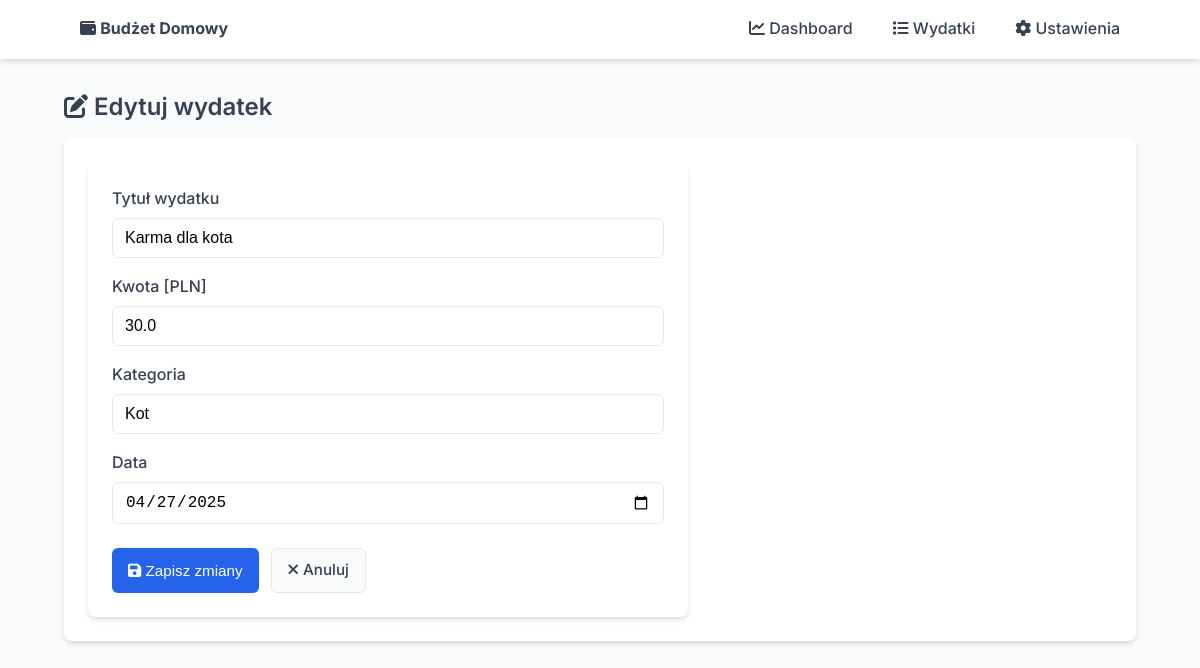
Page /edit/2 on the committed database.
### models.py (models this page shows, shortened)
class Expense(db.Model):
    __tablename__ = 'expenses'
    id = db.Column(db.Integer, primary_key=True)
    title = db.Column(db.String(100), nullable=False)
    amount = db.Column(db.Float, nullable=False)
    category = db.Column(db.String(50), nullable=False)
    date = db.Column(db.DateTime, default=datetime.utcnow, nullable=False)

### app.py (the view, shortened to what this page needs)
@env_app.route('/edit/<int:expense_id>', methods=['GET', 'POST'])
def edit_expense(expense_id):
    expense = Expense.query.get_or_404(expense_id)
    form = ExpenseForm(obj=expense)
    form.date.data = expense.date.date()
    return render_template('edit_expense.html', form=form, expense=expense)

### forms.py
class ExpenseForm(FlaskForm):
    title = StringField(
        'Tytuł wydatku',
        validators=[DataRequired(message='Wprowadź tytuł'), Length(max=100)]
    )
    amount = FloatField(
        'Kwota [PLN]',
        validators=[DataRequired(message='Wprowadź kwotę')]
    )
    category = StringField(
        'Kategoria',
        validators=[DataRequired(message='Wprowadź kategorię'), Length(max=50)]
    )
    date = DateField(
        'Data',
        default=date.today,
        format='%Y-%m-%d',
        validators=[DataRequired(message='Wprowadź datę')]
    )
    submit = SubmitField('Zapisz wydatek')

### app.py (called while the page is built)
@env_app.context_processor
def inject_current_year():
    return {'current_year': datetime.now().year}

### templates/edit_expense.html (shortened to what this page needs)
{% extends 'base.html' %}
{% block content %}
<h2><i class="fas fa-edit"></i> Edytuj wydatek</h2>
<div class="card">
    <form method="POST">
        <div class="form-group">
            <label>{{ form.title.label }}</label>
            {{ form.title(size=32, class="form-control") }}
        </div>
        <div class="form-group">
            <label>{{ form.amount.label }}</label>
            {{ form.amount(class="form-control") }}
        </div>
        <div class="form-group">
            <label>{{ form.category.label }}</label>
            {{ form.category(class="form-control") }}
        </div>
        <div class="form-group">
            <label>{{ form.date.label }}</label>
            {{ form.date(class="form-control", type="date") }}
        </div>
        <div class="buttons-row">
            <button type="submit" class="btn btn-primary">
                <i class="fas fa-save"></i> Zapisz zmiany
            </button>
            <a href="{{ url_for('view_expenses') }}" class="btn btn-secondary">
                <i class="fas fa-times"></i> Anuluj
            </a>
        </div>
    </form>
</div>
{% endblock %}

### static/style.css (style rules this page uses)
:root { --primary: #2563eb; --primary-dark: #1d4ed8; --success: #10b981; --danger: #ef4444; --warning: #f59e0b; --text: #374151; --text-light: #6b7280; --bg: #f9fafb; --bg-card: #ffffff; --border: #e5e7eb; --border-focus: #93c5fd; --shadow: 0 4px 6px -1px rgba(0, 0, 0, 0.1), 0 2px 4px -1px rgba(0, 0, 0, 0.06); }
* { box-sizing: border-box; margin: 0; padding: 0; }
body { font-family: 'Inter', 'Segoe UI', -apple-system, BlinkMacSystemFont, sans-serif; line-height: 1.5; color: var(--text); background-color: var(--bg); padding-bottom: 40px; }
h1, h2, h3, h4 { margin-bottom: 16px; font-weight: 600; line-height: 1.3; }
h2 { font-size: 1.5rem; color: var(--text); }
a { color: var(--primary); text-decoration: none; transition: color 0.2s ease-in-out; }
.card { background: var(--bg-card); border-radius: 8px; padding: 24px; box-shadow: var(--shadow); margin-bottom: 24px; }
form { background: var(--bg-card); padding: 24px; border-radius: 8px; box-shadow: var(--shadow); max-width: 600px; }
.form-group { margin-bottom: 16px; }
form label { display: block; margin-bottom: 8px; font-weight: 500; color: var(--text); }
form input, form select { width: 100%; padding: 10px 12px; border: 1px solid var(--border); border-radius: 6px; font-size: 1rem; transition: border 0.2s ease; }
.buttons-row { display: flex; gap: 12px; margin-top: 24px; }
.btn { display: inline-block; padding: 10px 16px; border-radius: 6px; font-weight: 500; text-align: center; cursor: pointer; transition: all 0.2s ease; font-size: 0.95rem; border: none; }
.btn-primary { background-color: var(--primary); color: white; }
.btn-secondary { background-color: var(--bg); color: var(--text); border: 1px solid var(--border); }

### rows in the picture
Expense: title "Karma dla kota", amount "30.0", category "Kot", date "04/27/2025"
